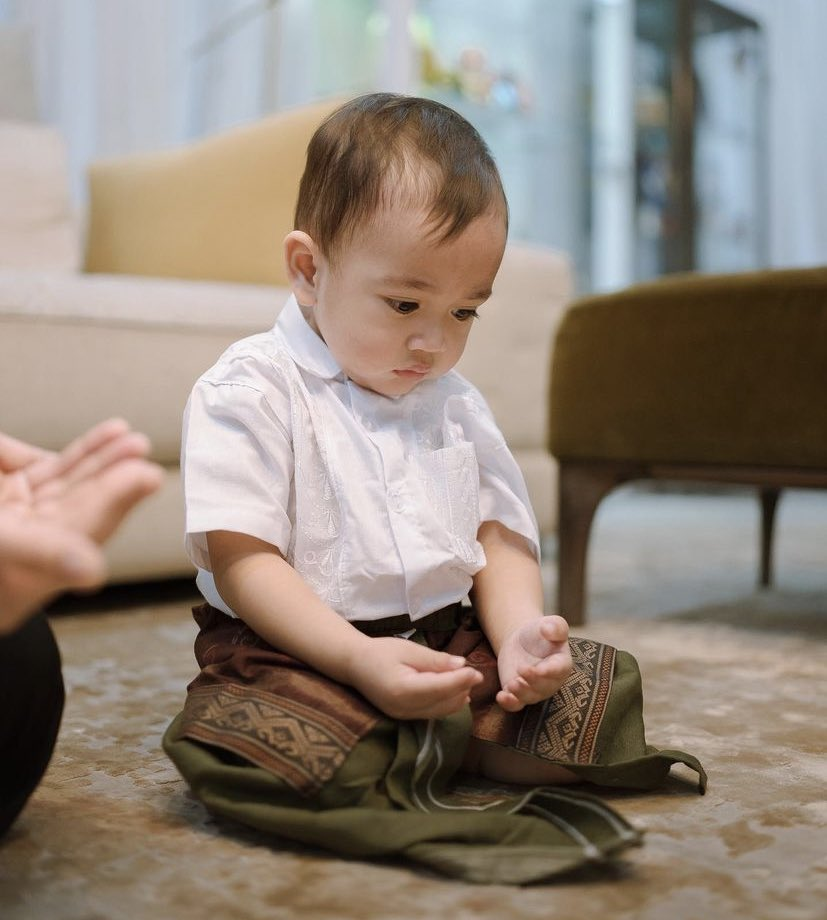
#> input picture Jurnal Mod1/cipung.jpg, 827 x 920 px
$ jupyter execute index.ipynb.ipynb
#> lines starting #> are read from the running program, lines starting #| are printed output that depends on the picture; after the words box and inside, x2 and y2 are one past the last pixel; in counts of white or black regions, pixels touching at a corner belong together
## Modul 1: Histogram dan Konvolusi

### Soal 1
#### Berdasarkan gambar berikut, munculkanlah diagram dan nilai histogram skala warnanya berdasarkan probabilitas piksel, dan jumlah warna keabuan

##### #1 Mengimportkan Library yang akan digunakan

[cell 1]
import cv2
# Merupakan library OpenCV yang digunakan untuk pengolahan citra
import numpy as np
# library Numpy adalah alat bantu matematika yang seing digunakan dalam pengolahan citra
import matplotlib.pyplot as plt
# library matplotlib.pyplot yang digunakan untuk membuaut plot grafik dan visualisasi data

##### #2 Membaca Citra serta Menkonversi Citra Menjadi Grayscale

[cell 2]
img = cv2.imread("cipung.jpg")
#> img is the input picture: shape (920, 827, 3); mean B, G, R 121, 132, 144.1
# Berfungsi untuk membaca citra dengan nama file "cipung.jpg" dan menyimpannya dalam variabel img

jumlah_baris = len(img)
#> jumlah_baris = 920
# Berfungsi menghitung jumlah baris citra dan menyimpannya dalam variabel jumlah_baris
jumlah_kolom = len(img[0])
#> jumlah_kolom = 827
# Berfungsi menghitung jumlah kolom citra dan menyimpannya dalam variabel jumlah_kolom

blueCH = img[:,:,0]
# Berfungsi mengekstrak channel biru (blue channel) dari citra dan menyimpannya dalam variabel blueCH
greenCH = img[:,:,1]
# Berfungsi mengekstrak channel hijau (green channel) dari citra dan menyimpannya dalam variabel greenCH
redCH = img[:,:,2]
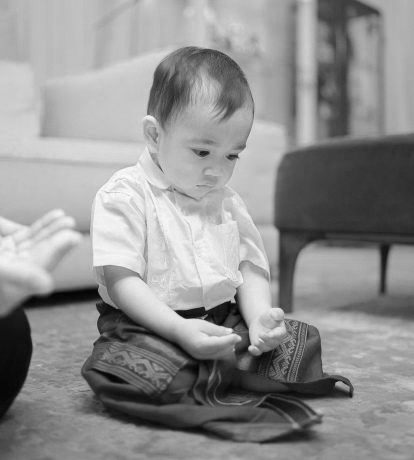
#> redCH: shape (920, 827) (shown at 1/2 size); min 1, max 255, mean 144.1
# Berfungsi mengekstrak channel merah (red channel) dari citra dan menyimpannya dalam variabel redCH

img_gray = np.zeros((jumlah_baris, jumlah_kolom))
# berfungsi membuat matriks nol berukuran jumlah_baris x jumlah_kolom dan menyimpannya dalam variabel img_gray

for baris in range(len(img)):
    for kolom in range(len(img[0])):
# Perulangan yang berfungsi untuk mengakses setiap piksel dari citra
        img_gray[baris, kolom] = 0.299*redCH[baris, kolom]+ 0.587*greenCH[baris,kolom]+0.114*blueCH[baris,kolom]
        # Berfungsi menghitung nilai intensitas piksel citra grayscale menggunakan formula yang diberikan
        # dan menyimpannya dalam matriks img_gray

img_gray = img_gray.astype(np.uint8)
# Berfungsi mengubah tipe data matriks img_gray menjadi unsigned integer 8-bit, dikarenakan hasil dari
# konversi grayscale terdapat nilai unsign integer yang mana tidak dapat ditampilkan menjadi foto

print("Matriks")
print(img_gray)
#> (printed output is left out)
# berfungsi untuk mencetak matriks dari hasil konversi grayscale

plt.imshow(img_gray, cmap = 'gray')
# berfungsi untuk msenampilkan citra grayscale dengan menggunakan colormap 'gray'
plt.title("Hasil Konversi ke Grayscale")
plt.show()
# menampilkan hasil citra grayscale

##### #3 Menampilkan Histogram Citra Berdasarkan Level Keabuan dan Jumlah Pixelnya

[cell 3]
hist = cv2.calcHist([img_gray],[0],None,[256],[0,256])
#> hist = 256 values, max 8194 at index 172, min 0 at index 254, mean 2972
# Berfungsi untuk menghitung histogram level keabuan pada citra grayscale dan menyimpannya
# dalam variabel hist. img_gray adalah citra grayscale yang akan dihitung histogramnya,
# [0] menunjukkan channel yang akan dihitung (dalam hal ini hanya ada satu channel),
# None menunjukkan tidak ada mask yang digunakan dalam penghitungan histogram, [256]
# menunjukkan jumlah interval histogram, dan [0,256] menunjukkan rentang nilai intensitas
# yang akan dihitung
plt.bar(range(256), hist.flatten(), width=1)
#berfungsi untuk Menampilkan histogram level keabuan dalam bentuk bar chart. range(256)
# menunjukkan nilai intensitas yang akan ditampilkan, hist.flatten() mengubah matriks
# hist menjadi array satu dimensi, dan width=1 menunjukkan lebar setiap bar pada histogram
plt.title('Histogram Level Keabuan')
# Berfungsi untuk memberi judul pada histogram yang ditampilkan
plt.xlabel('Level Keabuan')
# Berfungsi untuk memberi label pada sumbu x histogram
plt.ylabel('Jumlah Piksel')
# Berfungsi untuk memberi label pada sumbu y histogram
plt.show
# Berfungsi untuk menampilkan histogram level keabuan

##### #4 Menampilkan Histogram Citra Berdasarkan Probabilitas dan Level Keabuannya

[cell 4]
num_pixels = img_gray.shape[0] * img_gray.shape[1]
# Berfungsi untuk menghitung jumlah piksel pada citra grayscale dengan mengalikan jumlah baris dan kolom citra
prob_pixels = np.histogram(img_gray, bins=256)[0] / num_pixels
#> prob_pixels = 256 values, max 0.0108 at index 174, min 0 at index 85, mean 0.00391
# Berfungsi untuk menghitung probabilitas kemunculan setiap nilai intensitas pada citra
# grayscale dan menyimpannya dalam variabel prob_pixels. np.histogram digunakan untuk menghitung
# histogram citra grayscale dengan 256 interval, dan [0] digunakan untuk mengambil nilai
# frekuensi kemunculan pada setiap interval. Hasilnya dibagi dengan jumlah piksel untuk
# mendapatkan probabilitas kemunculan setiap nilai intensitas

plt.bar(range(256), prob_pixels)
# Berfungsi untuk menampilkan histogram probabilitas piksel dalam bentuk bar chart.
# range(256) menunjukkan nilai intensitas yang akan ditampilkan, dan prob_pixels adalah
# nilai probabilitas kemunculan setiap nilai intensitas pada citra grayscale

plt.title('Histogram Probabilitas Piksel pada Citra Grayscale')
# Berfungsi untuk memberi judul pada histogram yang ditampilkan
plt.xlabel('Level Keabuan')
# Berfungsi untuk memberi label pada sumbu x histogram
plt.ylabel('Probabilitas')
# Berfungsi untuk memberi label pada sumbu y histogram
plt.grid(axis='y', alpha=0.75)
# Berfungsi untuk menampilkan grid pada sumbu y histogram
plt.show()
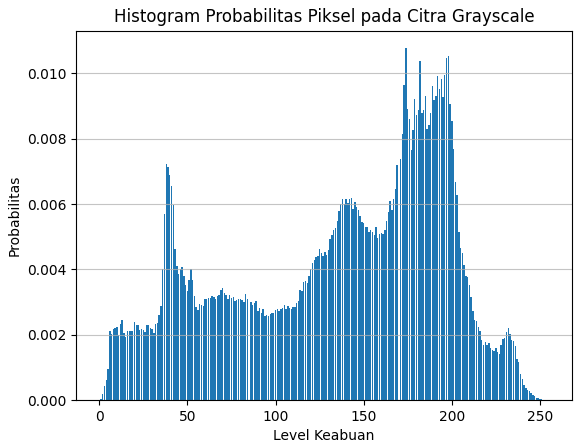
#> figure drawn by matplotlib, 1 panel; tallest bar 0.0108 high, from x = 173.6 to 174.4
# Berfungsi untuk menampilkan histogram probabilitas piksel pada citra grayscale

### Soal 2
#### Lakukanlah konvolusi pada citra dengan zero padding dan tanpa padding dengan kernel berikut
#### ([[0, 0,-1, 1],
####    [0, 2, 1, -1],
####    [-1, 1, 2, 0],
####    [1, -1, 0, 0]])
#### Kemudian tampilkan gambar dan nilai hasil konvolusi tanpa proses clipping, dan dengan proses clipping

##### #1 Melakukan Konvolusi Tanpa Padding pada Citra

[cell 5]
image_rows, image_cols = img_gray.shape
# Berfungsi untuk mendapatkan ukuran dimensi dari gambar yang akan diproses dan disimpan ke dalam
# variabel image_rows dan image_cols
kernel = np.array([[0,0,-1,1],[0,2,1,-1],[-1, 1, 2, 0],[1,-1,0,0]])
# Berfungsi untuk menentukan kernel yang akan digunakan pada konvolusi
kernel_rows, kernel_cols = kernel.shape
# Berfungsi untuk mendapatkan ukuran dimensi dari kernel yang akan digunakan dan disimpan ke dalam
# variabel kernel_rows dan kernel_cols
kon_nopadd = np.zeros((image_rows - kernel_rows + 1, image_cols - kernel_cols + 1))
# Berfungsi untuk membuat array kosong yang akan menampung hasil konvolusi dengan ukuran sesuai dengan
# ukuran gambar dikurangi dengan ukuran kernel ditambah 1

for i in range(kon_nopadd.shape[0]):
# Berfungsi untuk melakukan iterasi sebanyak ukuran baris dari array kon_nopadd
    for j in range(kon_nopadd.shape[1]):
    # Berfungsi untuk melakukan iterasi sebanyak ukuran kolom dari array kon_nopadd
        kon_nopadd[i][j] = round((img_gray[i:i + kernel_rows, j:j + kernel_cols] * kernel).sum())
        # Berfungsi Melakukan konvolusi pada area gambar yang sesuai dengan ukuran kernel pada setiap
        # iterasi menggunakan fungsi sum() dan disimpan di array kon_nopadd pada lokasi yang sesuai dengan indeks i dan j

print(kon_nopadd)
#> (printed output is left out)

plt.imshow(kon_nopadd, cmap='gray')
# Berfungsi untuk menampilkan hasil konvolusi menggunakan plot dari matplotlib dengan menggunakan grayscale pada colormap
plt.title("Hasil Konvolusi tanpa padding dan non clipping")
# Berfungsi untuk menentukan judul plot yang ditampilkan
plt.show()
# Berfungsi untuk menampilkan plot hasil konvolusi

##### #2 Menampilkan Histogram dari Hasil Konvolusi tanpa Padding dan Non-Clipping

[cell 6]
hist = cv2.calcHist([kon_nopadd.astype(np.float32)],[0],None,[256],[0,256])
#> hist = 256 values, max 2050 at index 152, min 1 at index 0, mean 549.8
# Berfungsi untuk menghitung histogram level keabuan dari array kon_nopadd yang telah diubah tipe datanya
# menjadi np.float32 menggunakan fungsi cv2.calcHist(). Hasil histogram disimpan di variabel hist
plt.bar(range(256), hist.flatten(), width=1)
# Berfungsi untuk menampilkan histogram level keabuan menggunakan bar plot dengan sumbu x dari 0 hingga 255,
# dan sumbu y menunjukkan jumlah piksel dengan intensitas yang sesuai. Lebar setiap bar diatur menggunakan width=1
plt.title('Histogram Level Keabuan dari hasil konvolusi tanpa padding dan non-clipping')
# Berfungsi untuk menentukan judul plot yang ditampilkan
plt.xlabel('Intensitas')
# Berfungsi untuk menentukan label sumbu x pada plot yang menunjukkan intensitas piksel
plt.ylabel('Jumlah Piksel')
# BErfungsi untuk menentukan label sumbu y pada plot yang menunjukkan jumlah piksel dengan intensitas yang sesuai
plt.show()
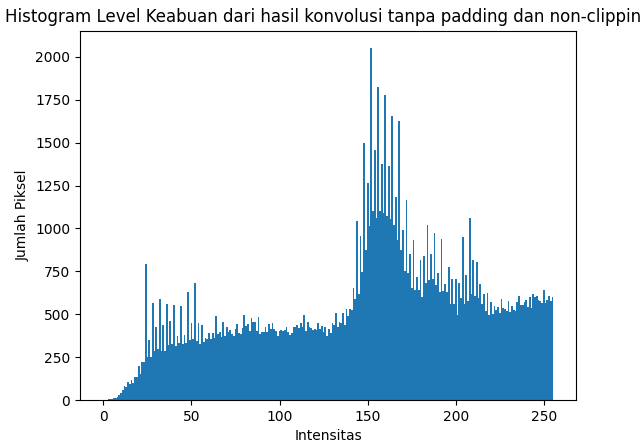
#> figure drawn by matplotlib, 1 panel; tallest bar 2050 high, from x = 151.5 to 152.5

##### #3 Melakukan Clipping (Normalisasi) pada Hasil Konvolusi tanpa Padding

[cell 7]
min_val = np.min(kon_nopadd)
#> min_val = -53
# Berfungsi untuk mendapatkan nilai minimum dari seluruh pixel pada gambar hasil konvolusi tanpa padding
# dan disimpan ke dalam variabel min_val
max_val = np.max(kon_nopadd)
#> max_val = 1058
# Berfungsi untuk mendapatkan nilai maksimum dari seluruh pixel pada gambar hasil konvolusi tanpa padding
# dan disimpan ke dalam variabel max_val
normalized_image = np.round((kon_nopadd - min_val) / (max_val - min_val))
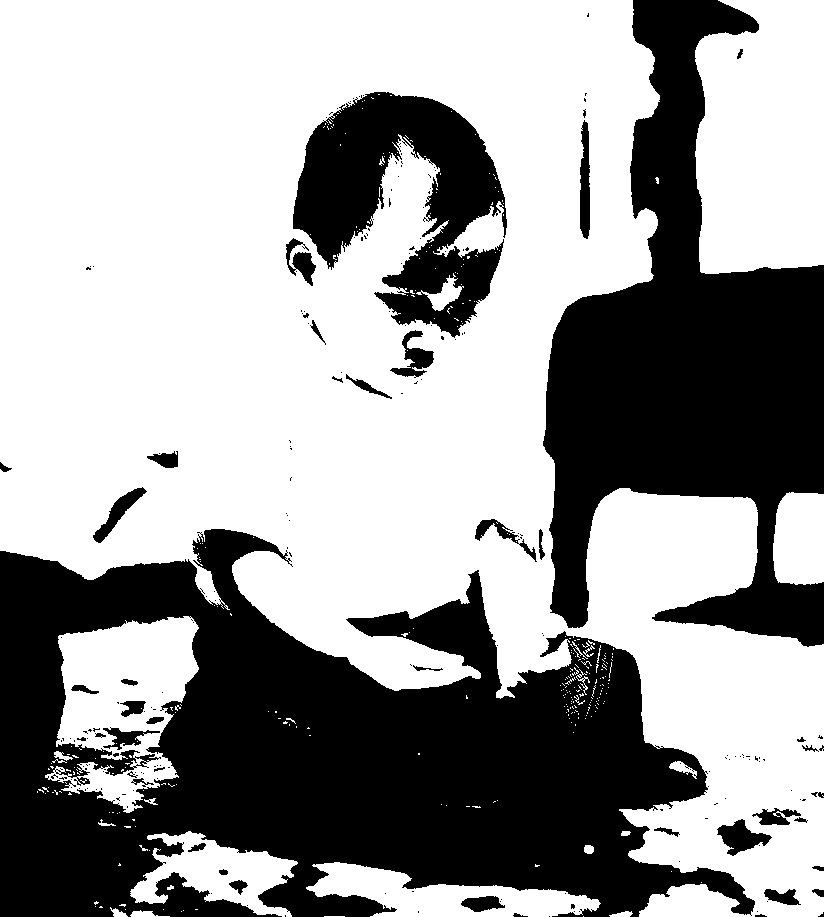
#> normalized_image: shape (917, 824) float64; values 0 (black) and 1 (white), 61.7% white; 213 black regions (171 under 20 px), largest, box (x1, y1, x2, y2) and area: (0, 529, 755, 917) 164725, (543, 0, 824, 647) 88703, (293, 92, 507, 338) 26722
# Berfungsi untuk melakukan normalisasi nilai pixel pada gambar hasil konvolusi dengan padding menggunakan
# formula (pixel - min_pixel_value) / (max_pixel_value - min_pixel_value). Hasilnya dibulatkan dan disimpan
# di dalam variabel normalized_image

print(normalized_image)
#> (printed output is left out)
# Berfungsi untuk menampilkan array dari gambar hasil konvolusi dengan padding yang sudah dinormalisasi

plt.imshow(normalized_image, cmap='gray')
# Berfungsi untuk menampilkan gambar hasil konvolusi dengan padding yang sudah dinormalisasi menggunakan
# plot dari matplotlib dengan menggunakan grayscale pada colormap
plt.title("Hasil Konvolusi tanpa padding dan menggunakan clipping")
# Berfungsi untuk menentukan judul plot yang ditampilkan
plt.show()

##### #4 Menampilkan Histogram Hasil Clipping dari Konvolusi Tanpa Padding

[cell 8]
hist = cv2.calcHist([normalized_image.astype(np.float32)],[0],None,[256],[0,256])
#> hist = 256 values, max 466093 at index 1, min 0 at index 2, mean 2951.6
# Berfungsi untuk menghitung histogram level keabuan dari array normalized_image yang telah diubah tipe datanya
# menjadi np.float32 menggunakan fungsi cv2.calcHist(). Hasil histogram disimpan di variabel hist
plt.bar(range(256), hist.flatten(), width=1)
# Berfungsi untuk menampilkan histogram level keabuan menggunakan bar plot dengan sumbu x dari 0 hingga 255, dan
# sumbu y menunjukkan jumlah piksel dengan intensitas yang sesuai. Lebar setiap bar diatur menggunakan width=1
plt.title('Histogram Level Keabuan dari hasil konvolusi tanpa padding dan menggunakan clipping')
# Berfungsi untuk menentukan judul plot yang ditampilkan
plt.xlabel('Intensitas')
# Berfungsi untuk menentukan label sumbu x pada plot yang menunjukkan intensitas piksel
plt.ylabel('Jumlah Piksel')
# Berfungsi untuk menentukan label sumbu y pada plot yang menunjukkan jumlah piksel dengan intensitas yang sesuai
plt.show()

##### #5 Melakukan Konvolusi Zero Padding pada Citra

[cell 9]
image_rows, image_cols = img_gray.shape
# Berfungsi untuk mengambil ukuran baris dan kolom dari gambar grayscale yang telah dimuat dan disimpan pada variabel img_gray
kernel_rows, kernel_cols = kernel.shape
# Berfungsi untuk mengambil ukuran baris dan kolom dari kernel yang telah dimuat dan disimpan pada variabel kernel

padding_size = int((kernel_rows - 1) / 2)
# Berfungsi untuk menghitung ukuran padding yang dibutuhkan pada setiap sisi gambar dengan rumus padding_size = (kernel_rows - 1) / 2
# dan membulatkan hasilnya ke integer menggunakan int()

padded_image = np.pad(img_gray, pad_width=((padding_size, padding_size+1), (padding_size, padding_size+1)), mode='constant')
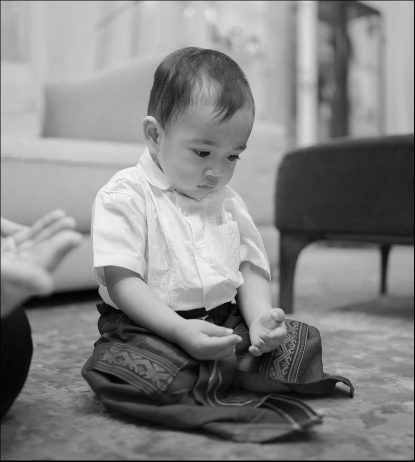
#> padded_image: shape (923, 830) (shown at 1/2 size); min 0, max 253, mean 132.9
# Berfungsi untuk melakukan padding pada gambar grayscale img_gray dengan ukuran padding yang telah dihitung sebelumnya
# menggunakan np.pad() dengan mode konstan
kon_zeropad = np.zeros((image_rows, image_cols))
# Berfungsi untuk membuat matriks nol dengan ukuran yang sama dengan gambar grayscale img_gray untuk menampung hasil
# konvolusi dengan metode zero padding

for i in range(kon_zeropad.shape[0]):
    for j in range(kon_zeropad.shape[1]):
# Berfungsi untuk melakukan iterasi pada setiap elemen pada matriks kon_zeropad
        kon_zeropad[i][j] = np.round((padded_image[i:i + kernel_rows, j:j + kernel_cols] * kernel).sum())
        # Berfungsi untuk melakukan konvolusi pada setiap elemen matriks kon_zeropad dengan mengambil nilai piksel
        # dari gambar grayscale yang sudah dipadding dan memperhitungkan bobot kernel pada setiap piksel menggunakan
        # rumus konvolusi. Hasil konvolusi yang sudah dihitung dibulatkan ke integer terdekat menggunakan np.round()

print (kon_zeropad)
#> (printed output is left out)
# Berfungsi untuk menampilkan matriks kon_zeropad yang berisi hasil konvolusi menggunakan metode zero
# padding pada gambar grayscale

plt.imshow(kon_zeropad, cmap='gray')
# Berfungsi msenampilkan gambar hasil konvolusi dengan menggunakan plt.imshow()
plt.title("Hasil Konvolusi zero padding dan non clipping")
# Berfungsi untuk menentukan judul plot yang akan ditampilkan
plt.show()

##### #6 Menampilkan Histogram hasil Konvolusi Zero Padding pada Citra tanpa Clipping

[cell 10]
hist = cv2.calcHist([kon_zeropad.astype(np.float32)],[0],None,[256],[0,256])
#> hist = 256 values, max 2063 at index 152, min 1 at index 0, mean 554.8
# Berfungsi untuk menghitung histogram level keabuan dari array kon_zeropad yang telah diubah tipe datanya
# menjadi np.float32 menggunakan fungsi cv2.calcHist(). Hasil histogram disimpan di variabel hist
plt.bar(range(256), hist.flatten(), width=1)
# Berfungsi untuk menampilkan histogram level keabuan menggunakan bar plot dengan sumbu x dari 0 hingga 255, dan
# sumbu y menunjukkan jumlah piksel dengan intensitas yang sesuai. Lebar setiap bar diatur menggunakan width=1
plt.title('Histogram Level Keabuan dari hasil konvolusi zero padding dan non-clipping')
# Berfungsi untuk menentukan judul plot yang ditampilkan
plt.xlabel('Intensitas')
# Berfungsi untuk menentukan label sumbu x pada plot yang menunjukkan intensitas piksel
plt.ylabel('Jumlah Piksel')
# Berfungsi untuk menentukan label sumbu y pada plot yang menunjukkan jumlah piksel dengan intensitas yang sesuai
plt.show()

#### #7 Melakukan Clipping (Normalisasi) Pada hasil Konvolusi Zero Padding

[cell 11]
min_val = np.min(kon_zeropad)
# Berfungsi untuk mendapatkan nilai minimum dari seluruh pixel pada gambar hasil konvolusi zero padding
# dan disimpan ke dalam variabel min_val
max_val = np.max(kon_zeropad)
# Berfungsi untuk mendapatkan nilai maksimum dari seluruh pixel pada gambar hasil konvolusi zero padding
# dan disimpan ke dalam variabel max_val
normalized_image = np.round((kon_zeropad - min_val) / (max_val - min_val))
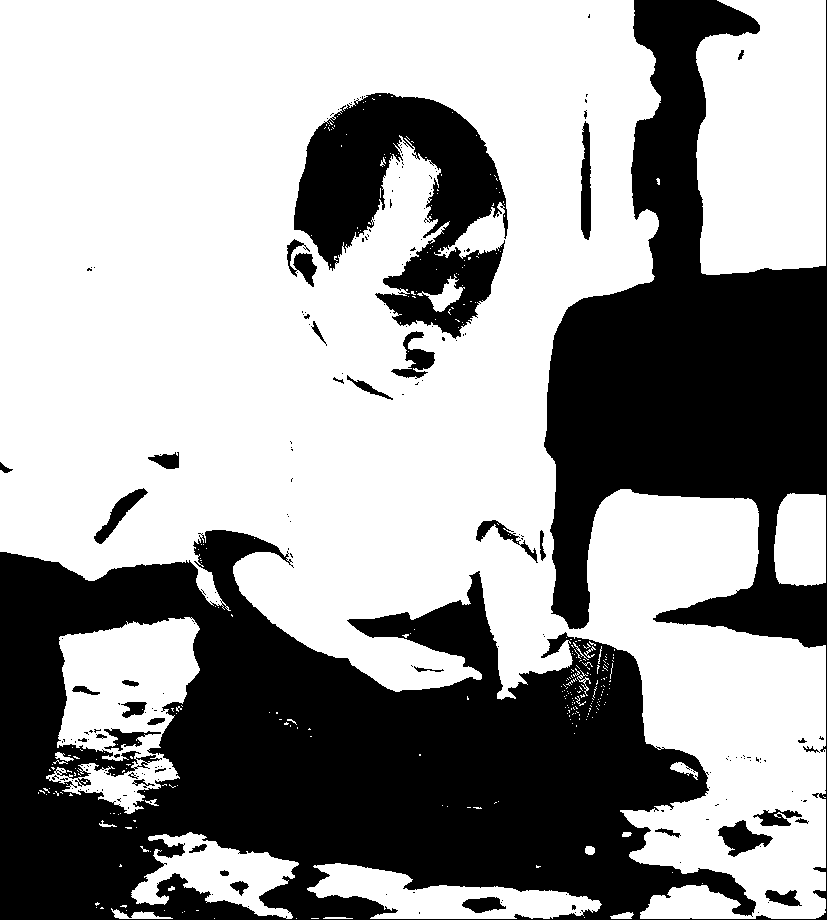
#> normalized_image: shape (920, 827) float64; values 0 (black) and 1 (white), 61.6% white; 203 black regions (167 under 20 px), largest, box (x1, y1, x2, y2) and area: (0, 0, 827, 920) 256566, (294, 93, 508, 339) 26722, (718, 820, 773, 857) 989
# Berfungsi untuk melakukan normalisasi nilai pixel pada gambar hasil konvolusi zero padding menggunakan
# formula (pixel - min_pixel_value) / (max_pixel_value - min_pixel_value). Hasilnya dibulatkan dan disimpan
# di dalam variabel normalized_image

print(normalized_image)
#> (printed output is left out)
# Berfungsi untuk menampilkan array dari gambar hasil konvolusi zero padding yang sudah dinormalisasi

plt.imshow(normalized_image, cmap='gray')
# Berfungsi untuk menampilkan gambar hasil konvolusi zero padding yang sudah dinormalisasi menggunakan
# plot dari matplotlib dengan menggunakan grayscale pada colormap
plt.title("Hasil Konvolusi zero padding dan menggunakan clipping")
# Berfungsi untuk menentukan judul plot yang ditampilkan
plt.show()

##### #8 Menampilkan Histogram Hasil Clipping dari Konvolusi Zero Padding

[cell 12]
hist = cv2.calcHist([normalized_image.astype(np.float32)],[0],None,[256],[0,256])
#> hist = 256 values, max 468415 at index 1, min 0 at index 2, mean 2972
# Berfungsi untuk menghitung histogram level keabuan dari array normalized_image yang telah diubah tipe datanya
# menjadi np.float32 menggunakan fungsi cv2.calcHist(). Hasil histogram disimpan di variabel hist
plt.bar(range(256), hist.flatten(), width=1)
# Berfungsi untuk menampilkan histogram level keabuan menggunakan bar plot dengan sumbu x dari 0 hingga 255, dan
# sumbu y menunjukkan jumlah piksel dengan intensitas yang sesuai. Lebar setiap bar diatur menggunakan width=1
plt.title('Histogram Level Keabuan dari hasil konvolusi zero padding dan menggunakan clipping')
# Berfungsi untuk menentukan judul plot yang ditampilkan
plt.xlabel('Intensitas')
# Berfungsi untuk menentukan label sumbu x pada plot yang menunjukkan intensitas pikse
plt.ylabel('Jumlah Piksel')
# Berfungsi untuk menentukan label sumbu y pada plot yang menunjukkan jumlah piksel dengan intensitas yang sesuai
plt.show()
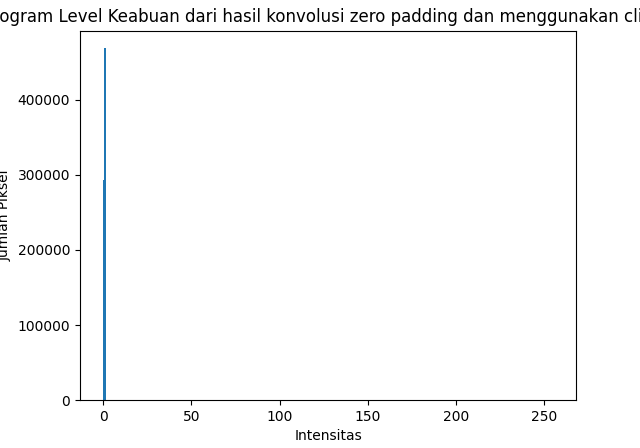
#> figure drawn by matplotlib, 1 panel; tallest bar 468415 high, from x = 0.5 to 1.5
